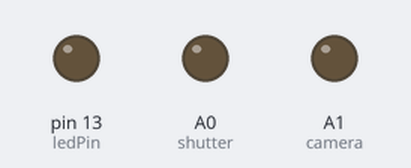
Simulated run of this sketch. Board: Arduino Uno, built with avr-gcc and run on an emulated ATmega328P. On the bench: output pins drawn as LEDs (lit = HIGH).

Above: at 0.1 s.
At 1.5 s:
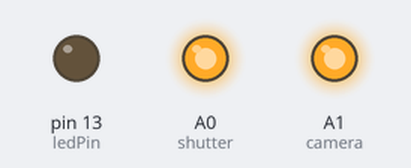
At 2.83 s:
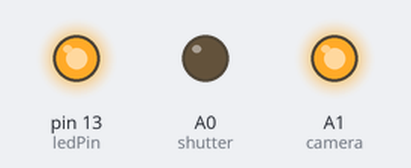
Timing chart, 0 to 3.1 s (numbered marks = the images above):
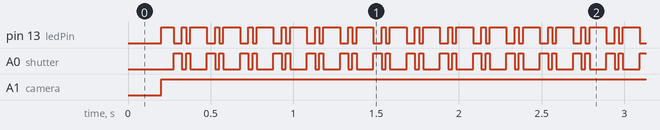

The sketch:

camera-shutter_sync.ino
```cpp
/*
 * Info: Arduino code for synchronizing the camera with the external shutter
 * Last Modified: 2023-05-29 22:07:53
 * Modified By: Zhihong Zhang <z_zhi_hong@163.com>
 */

// Arduino pin definition
const int ledPin  =  LED_BUILTIN; // the number of the LED pin
const int shutter =  A0; // the number of the shutter pin
const int camera =  A1; // the number of the camera pin

// coded exposure config: debug test
// const long seq[] = {1,0,1,0};
// const long seqlen = 4;
// const long exposure_time = 1000;           // exposure time of camera to capture one image
// const long exposure_delay = 1;            // delay time to make sure the hardware are prepared for next capture

// coded exposure config: cebd
const long seq[] = {1, 1, 1, 0, 0, 1, 0, 1};
const long seqlen = 8;
const long exposure_time = 200;           // exposure time of the camera to capture one image (200ms/exposure, 25ms/encoding-bit)
const long exposure_delay = 1;            // delay time (1ms) to make sure the hardware are prepared for next capture

// variable init
int ledState = LOW;             // ledState used to set the LED
unsigned long previousMillis = 0;        // will store last time LED was updated

// pin init
void setup() {
  // set the digital pin as output:
  pinMode(ledPin, OUTPUT);
  pinMode(shutter, OUTPUT);
  pinMode(camera, OUTPUT);
}

// run
void loop() {
  unsigned long currentMillis = millis();

  if (currentMillis - previousMillis >= exposure_time) {
    digitalWrite(camera, 1);

    // save the last time you blinked the LED
    previousMillis = currentMillis;

    for (int i=0;i<seqlen;i++){
      ledState = seq[i];
      // set the LED with the ledState of the variable:
      digitalWrite(ledPin, ledState);
      digitalWrite(shutter, !ledState);
      delay(exposure_time / seqlen);
    }
    digitalWrite(camera, 0);
    delay(1); // delay 1ms after one exposure to reset camera for the next exposure
  }
}
```

Measured:
- by itself, pin 13 (ledPin): repeats every 0.20 s: LOW 0.05 s, HIGH 0.03 s, LOW 0.03 s, HIGH 0.10 s
- by itself, A0 (shutter): repeats every 0.20 s: LOW 0.03 s, HIGH 0.03 s, LOW 0.10 s, HIGH 0.05 s
- by itself, A1 (camera): LOW → HIGH at 0.20 s
